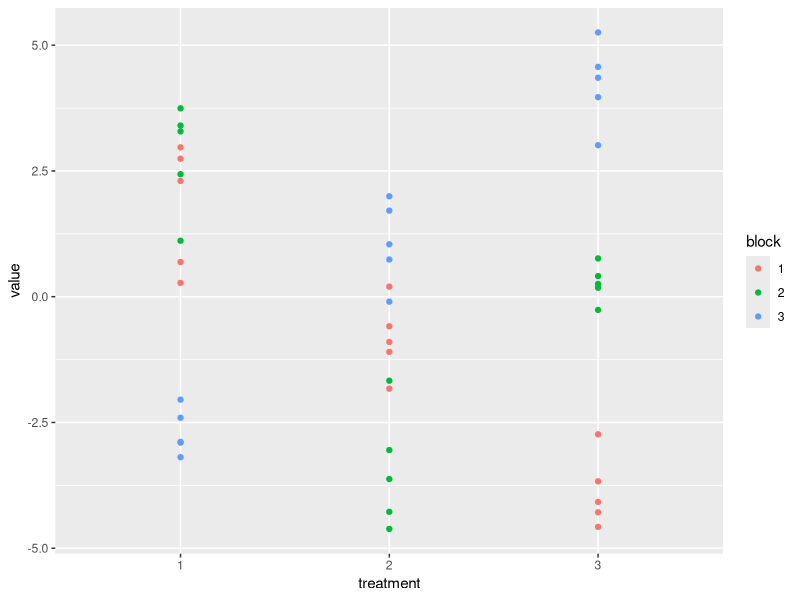
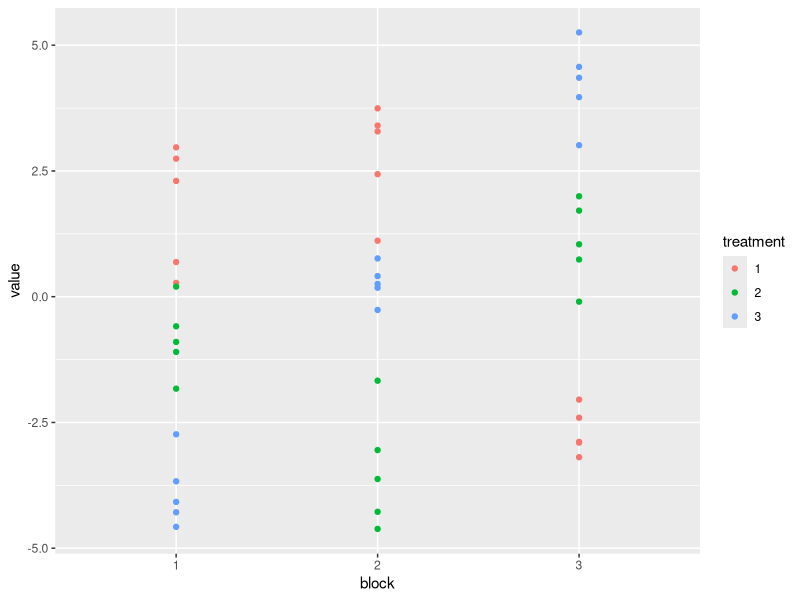
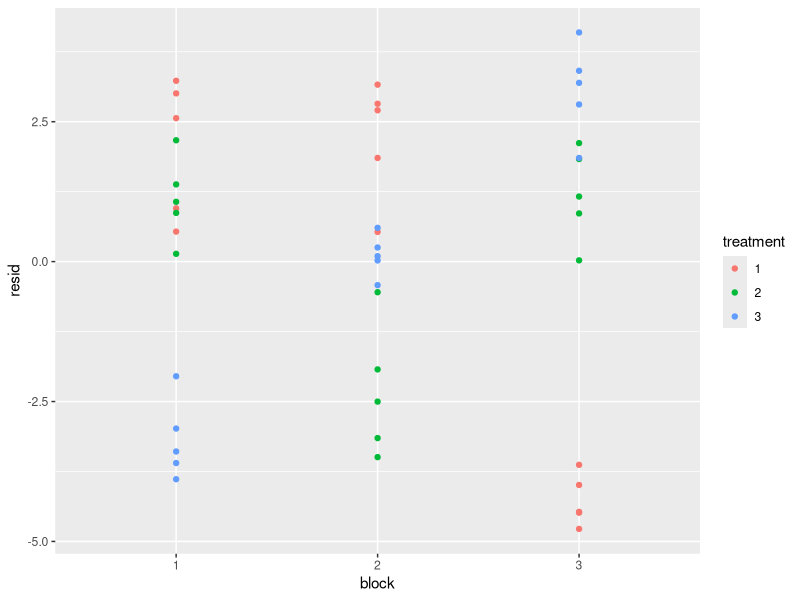
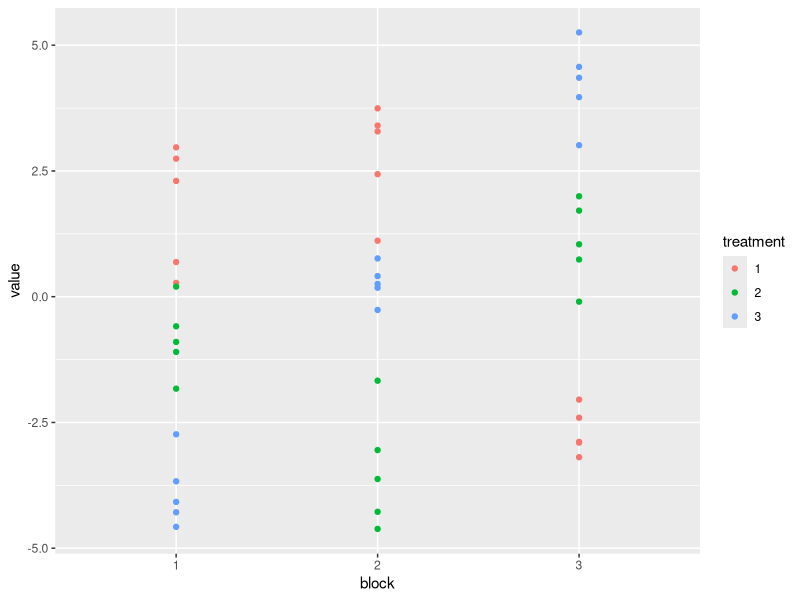
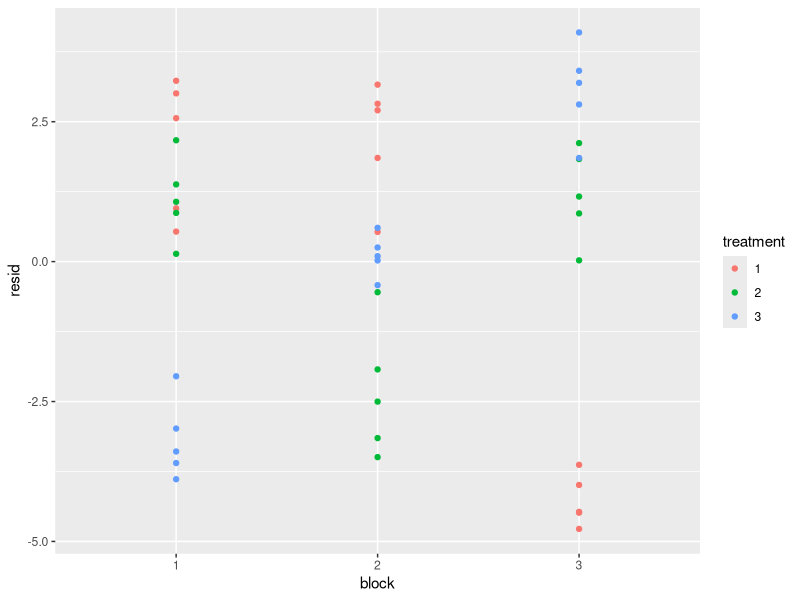

Here is the R script that generated these plots, in order:
## ---- chunk 1
library(dplyr)

betas <- c(-1, 0, 1)
taus_varying <- matrix(
  c(3, 0, -3,
    3, -3, 0,
    -3, 0, 3), nrow = 3, byrow = T
)

b <- length(betas)
a <- ncol(taus_varying)
n_rep <- 10

experiment <- list()
counter <- 1
for (i in seq_len(a)) {
  for (j in seq_len(b)) {
    for (k in seq_len(5)) {
      experiment[[counter]] <- data.frame(
        treatment = i,
        block = j,
        replicate = k,
        value = taus_varying[j, i] + betas[j] + rnorm(1)
      )
      counter <- counter + 1
    }
  }
}

experiment <- bind_rows(experiment)
## ---- chunk 2
library(ggplot2)

experiment <- experiment %>%
  mutate_at(vars(-value), as.factor)

ggplot(experiment) +
  geom_point(aes(treatment, value, col = block))

ggplot(experiment) +
  geom_point(aes(block, value, col = treatment))
ggsave("~/Downloads/nonadditivity.png", dpi = 400)
## ---- chunk 3
fit <- lm(value ~ treatment + block, experiment)
experiment$resid <- resid(fit)
ggplot(experiment) +
  geom_point(aes(block, resid, col = treatment))
ggsave("~/Downloads/residuals.png", dpi = 400)
